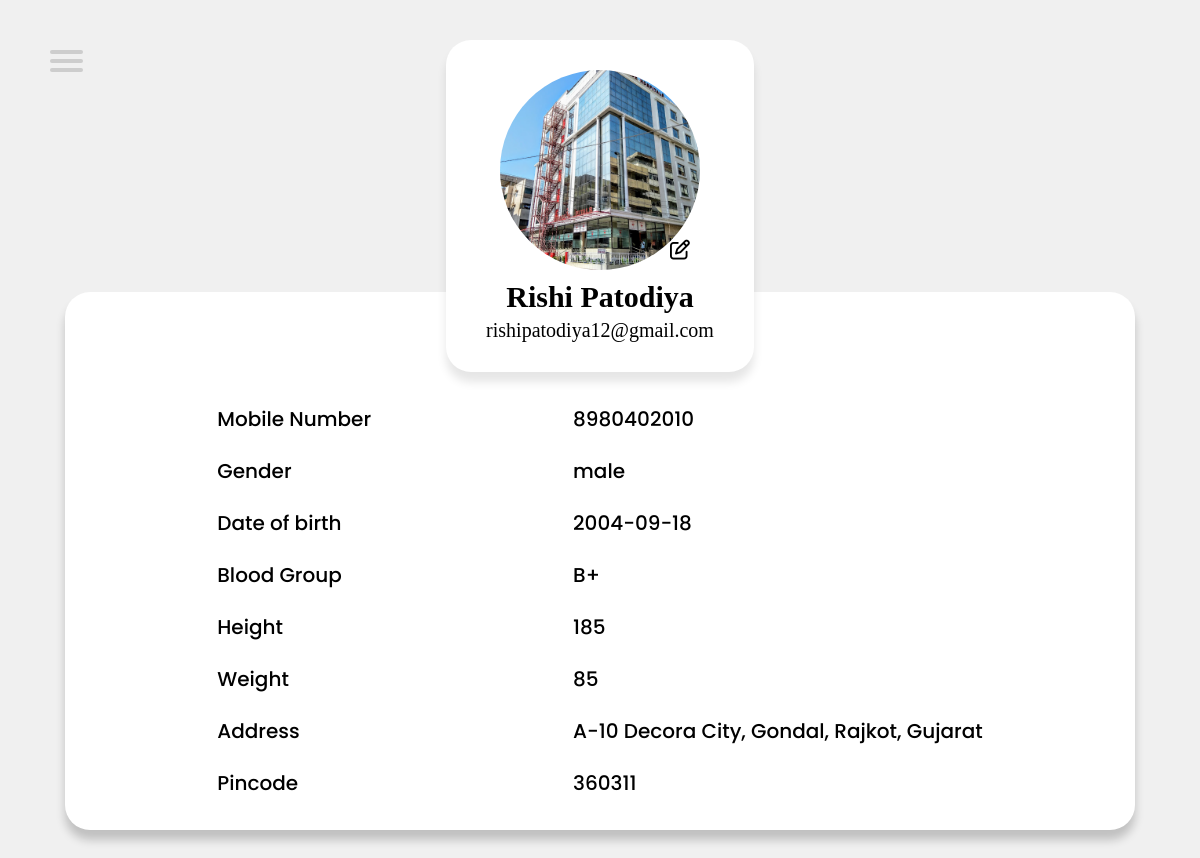
Page /donorProfile.php (signed in) on the earlier database version.
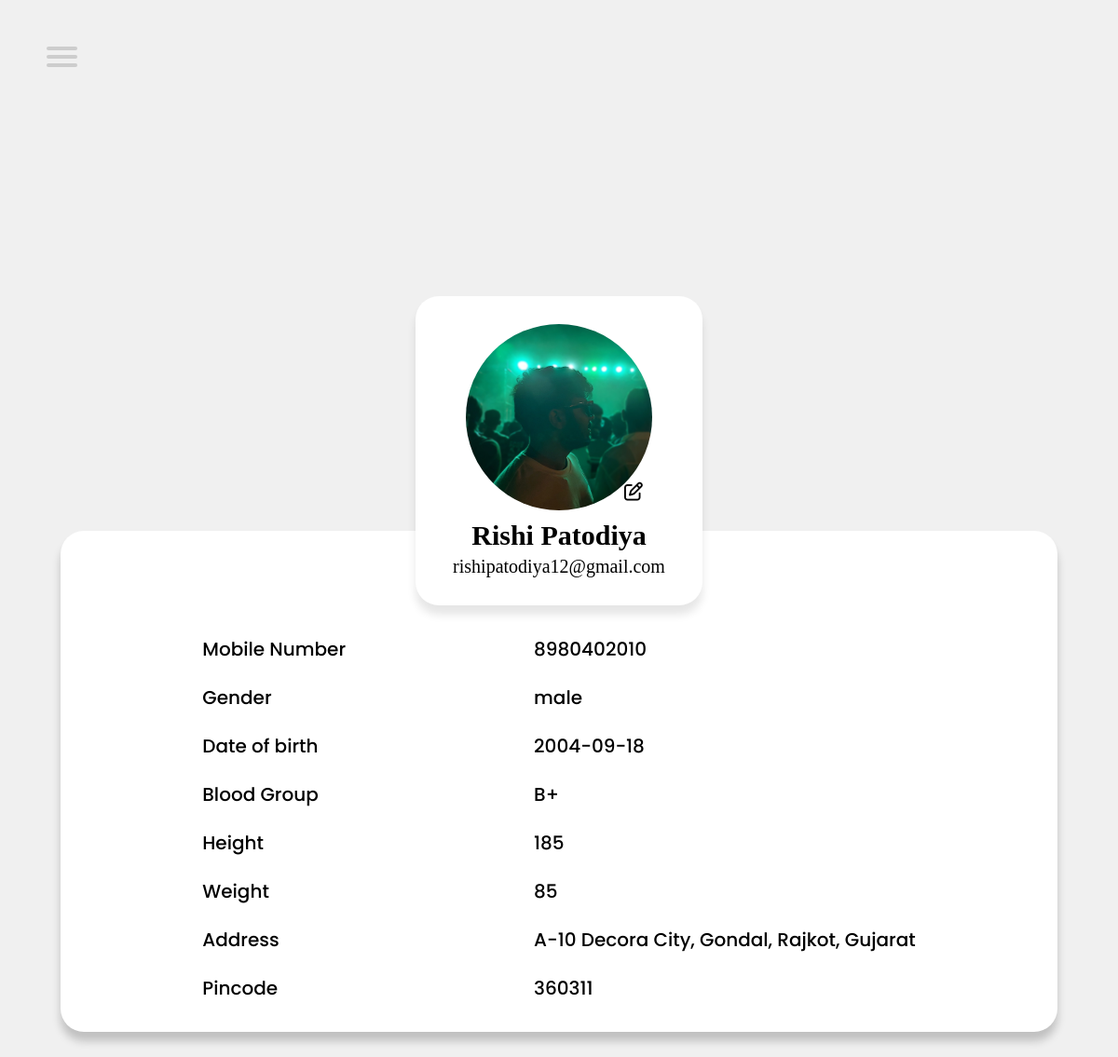
Same page on the later database version.
### tables this page shows
CREATE TABLE `donorlogin` (
  `ID` int(100) NOT NULL,
  `userEmail` varchar(200) NOT NULL,
  `password` varchar(255) NOT NULL,
  `imagename` varchar(255) DEFAULT NULL
);

### donorProfile.php (the view, shortened to what this page needs)
<?php
require 'php/connection.php';
if (isset($_SESSION["user_id"])) {
  $id = $_SESSION["user_id"];
} else {
  echo "session destroyed";
}
$fetch = "SELECT * FROM donordetail where id = '$id'";
$result = mysqli_query($con, $fetch);
if ($result && mysqli_num_rows($result) > 0) {
  $data = mysqli_fetch_assoc($result);
}
$fetch = "SELECT * FROM donorlogin where id = '$id'";
$result = mysqli_query($con, $fetch);
if ($result && mysqli_num_rows($result) > 0) {
  $data2 = mysqli_fetch_assoc($result);
}
?>
<!DOCTYPE html>
<html lang="en">
<head>
  <link rel="stylesheet" href="CSS/donorProfile.css" />
  <link rel="stylesheet" href="https://cdnjs.cloudflare.com/ajax/libs/font-awesome/6.5.2/css/all.min.css"
 />
</head>
<body>
  <nav role="navigation">
    <div id="menuToggle">
      <span></span>
      <span></span>
      <span></span>
    </div>
  </nav>
  <div class="card">
    <div class="left">
      <div class="photo" style="background-image: url('<?php if (isset($data2["imagename"])) {
        echo 'profilePhotos/' . $data2["imagename"];
      } else {
        echo 'Image/empty_profile.jpg';
      }
      ?>')">
        <form id="uploadForm" action="php/profileUpload.php" method="post" enctype="multipart/form-data">
        </form>
        <i class="fa-regular fa-pen-to-square" id="penIcon" onclick="uploadFile()"></i>
      </div>
      <div class="info">
        <h1><?php echo $data["name"] ?></h1>
        <h2><?php echo $data["email"] ?></h2>
      </div>
    </div>
    <div class="right">
      <table>
        <tr>
          <td>Mobile Number</td>
          <td><?php echo $data["contact"] ?></td>
        </tr>
        <tr>
          <td>Gender</td>
          <td><?php echo $data["gender"] ?></td>
        </tr>
        <tr>
          <td>Date of birth</td>
          <td><?php echo $data["dob"] ?></td>
        </tr>
        <tr>
          <td>Blood Group</td>
          <td><?php echo $data["bloodGroup"] ?></td>
        </tr>
        <tr>
          <td>Height</td>
          <td><?php echo $data["height"] ?></td>
        </tr>
        <tr>
          <td>Weight</td>
          <td><?php echo $data["weight"] ?></td>
        </tr>
        <tr>
          <td>Address</td>
          <td><?php echo $data["landmark"] . ", " . $data["city"] . ", " . $data["district"] . ", " . $data["state"]; ?></td>
        </tr>
        <tr>
          <td>Pincode</td>
          <td><?php echo $data["pincode"] ?></td>
        </tr>
      </table>
    </div>
  </div>
</body>
</html>

Differences in the rows shown:
changed donorlogin: imagename: a different picture
